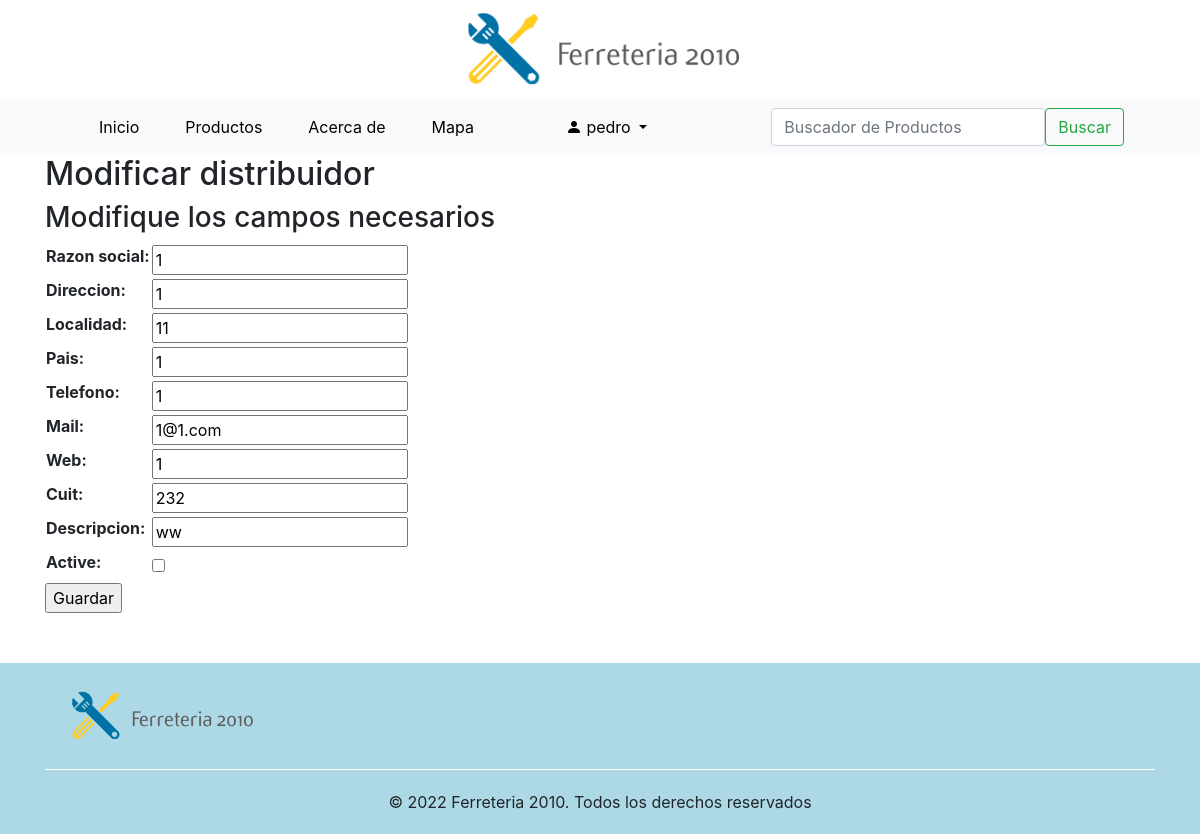
/distribuidores/update-distribuidor/1 (signed in), run on the app's committed database.
### distribuidores/models.py (models this page shows, shortened)
class Distribuidores(models.Model):
    razon_social = models.CharField(max_length=200)
    direccion = models.CharField(max_length=100)
    localidad = models.CharField(max_length=100)
    pais = models.CharField(max_length=100)
    telefono = models.CharField(max_length=100)
    mail = models.CharField(max_length=100)
    web = models.CharField(max_length=100)
    cuit = models.IntegerField(unique=True)
    descripcion = models.CharField(max_length=200, blank=True, default='')
    active = models.BooleanField(default=True)
    class Meta:
        verbose_name = 'Distribuidor'
        verbose_name_plural = 'Distribuidores'

### distribuidores/views.py (the view)
# urls.py: path('update-distribuidor/<pk>', update_distribuidor, name='update_distribuidor'),
def update_distribuidor(request, pk):
    grupo = usuario_logueado(request)
    if request.user.is_authenticated:
        marca = Distribuidores.objects.get(id = pk)
        form = Distribuidores_form(request.POST or None, instance= marca)
        if form.is_valid():
            form.save()
            context = {'form':form, 'grupo':grupo}
            return HttpResponseRedirect('/distribuidores/distribuidores')
        else:
            f_error = form.errors
            if f_error.__len__() == 0:
                context = {'form':form, 'grupo':grupo}
            else:
                for key in f_error:
                    error = f_error[key]
                context = {'errors':error, 'form':form, 'grupo':grupo}
        return render(request, 'distribuidores/update_distribuidor.html', context=context)
    else:
        return redirect('index')

### distribuidores/forms.py
class Distribuidores_form(forms.ModelForm):
    class Meta:
        model = Distribuidores
        fields = '__all__'

### django_base/functions.py (called while the page is built)
def usuario_logueado(request):
    if request.user.is_authenticated:
        username  = request.user.username
        id_usuario = User.objects.filter(username__icontains = username).values('id')
        lista_grupo = list(Group.objects.filter(user__in = id_usuario).values_list('name', flat=True))
        for grupo in lista_grupo:
            if grupo == 'Ferreteria':
                return True
            else:
                return False
    else:
        return False

### templates/distribuidores/update_distribuidor.html (shortened to what this page needs)
{% extends 'base.html' %}
{% load static %}
{% block contenido %}
{% if form %}
    <h2>Modificar distribuidor</h2>
    <h3>Modifique los campos necesarios</h3>
    <form action="" method="POST" enctype="multipart/form-data">
        <table>
            {{form.as_table}}
        </table>
        <input type="submit", value="Guardar">
    </form>
{% endif %}
{% endblock %}

### templates/base.html (shortened to what this page needs)
<!DOCTYPE html>
<html lang="en">
<head>
    {% load static %}
    <link rel="stylesheet" href="https://cdn.jsdelivr.net/npm/bootstrap@4.6.1/dist/css/bootstrap.min.css">
    <link rel="stylesheet" href="https://cdn.jsdelivr.net/npm/bootstrap-icons@1.8.3/font/bootstrap-icons.css">
    <link rel="stylesheet" href="{% static 'assets/css/custom.css' %}">
  </head>
<body>
  <div class="logo"><a href="\" style="cursor: auto;"><img src="{% static 'assets/images/logo.png' %}" alt="Ferreteria 2010" width="300px"></a></div>
  <header style="background-color:#f8f9fa">
    <div class="container" >
        <nav class="navbar navbar-expand-lg bg-light">
            <div class="container-fluid">
              <div class="collapse navbar-collapse" id="navbarSupportedContent">
                <ul class="navbar-nav me-auto mb-2 mb-lg-0">
                  <li class="nav-item {% block nav_inicio_activo %}{% endblock %}">
                    <a class="nav-link" aria-current="page" href="\">Inicio</a>
                  </li>
                  <li class="nav-item {% block nav_productos_activo %}{% endblock %}">
                    <a class="nav-link" href="/productos/">Productos</a>
                  </li>
                  <li class="nav-item {% block nav_about_activo %}{% endblock %}">
                    <a class="nav-link" aria-current="page" href="/about">Acerca de</a>
                  </li>
                  <li class="nav-item {% block nav_map_activo %}{% endblock %}">
                    <a class="nav-link" aria-current="page" href="/map">Mapa</a>
                  </li>
                  {% if request.user.is_authenticated %}
                  <li class="nav-item {% block nav_usuario %}{% endblock %}">
                    <a class="nav-link" href="/accounts/profile/"></a>
                  </li>
                  <li class="nav-item dropdown {% block nav_usuario_activo %}{% endblock %}">
                    <a class="nav-link dropdown-toggle" href="#" id="navbarDropdown" role="button" data-bs-toggle="dropdown" aria-expanded="false">
                       <i class="bi bi-person-fill"></i> {{request.user.username}}
                    </a>
                  </li>
                  {% else %}
                  <li class="nav-item {% block nav_login_activo %}{% endblock %}">
                    <a class="nav-link" href="/accounts/login/">Iniciar Sesión</a>
                  </li>
                  {% endif %}
                </ul>
              </div>
              <div>
                <form class="d-flex" role="search" action = "/productos/search-product/" method="GET">
                  <input class="form-control me-2" type="text" placeholder="Buscador de Productos" aria-label="Search"  name = 'search'>
                  <button class="btn btn-outline-success" type="submit">Buscar</button>
                </form>
              </div>
            </div>
        </nav>
    </div>
  </header>
  <div class="container" style="overflow: hidden;">
    {% block contenido %}
    {% endblock %}
  </div>
  <footer class="footer">
    <div class="container">
      <div class="row align-items-start" style="margin: 20px 0px;">
        <div class="col">
          <img src="{% static 'assets/images/logo.png' %}" alt="Ferreteria 2010" width="200px">
        </div>
      </div>
      <div style="text-align: center; padding: 20px 0px; border-top: 1px solid #fff;">
        © 2022  Ferreteria 2010. Todos los derechos reservados
      </div>
    </div>
  </footer>
</body>
</html>

### productos/static/assets/css/custom.css (style rules this page uses)
.logo { width: 100%; text-align: center; }
.navbar-nav li { margin: 0px 15px }
.navbar-nav a { color: #000; }
.footer { background-color:lightblue; overflow: hidden; margin-top: 50px; }
.row { margin: 40px 10px; }

### data on the page
Distribuidores: razon_social "1", direccion "1", localidad "11", pais "1", telefono "1", mail "1@1.com", web "1", cuit "232", descripcion "ww"

### other printed values
{{ request.user.username }} "pedro"
